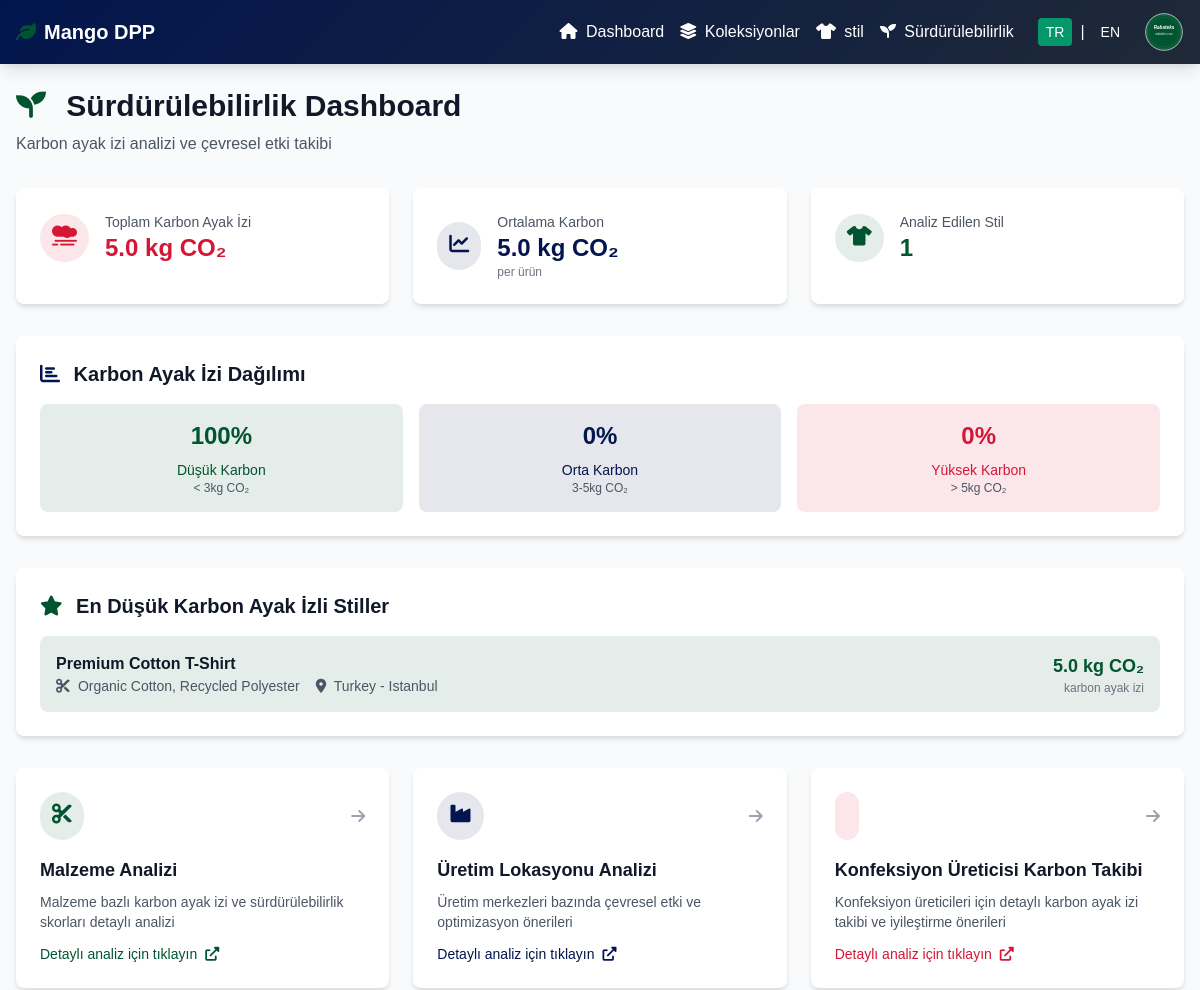
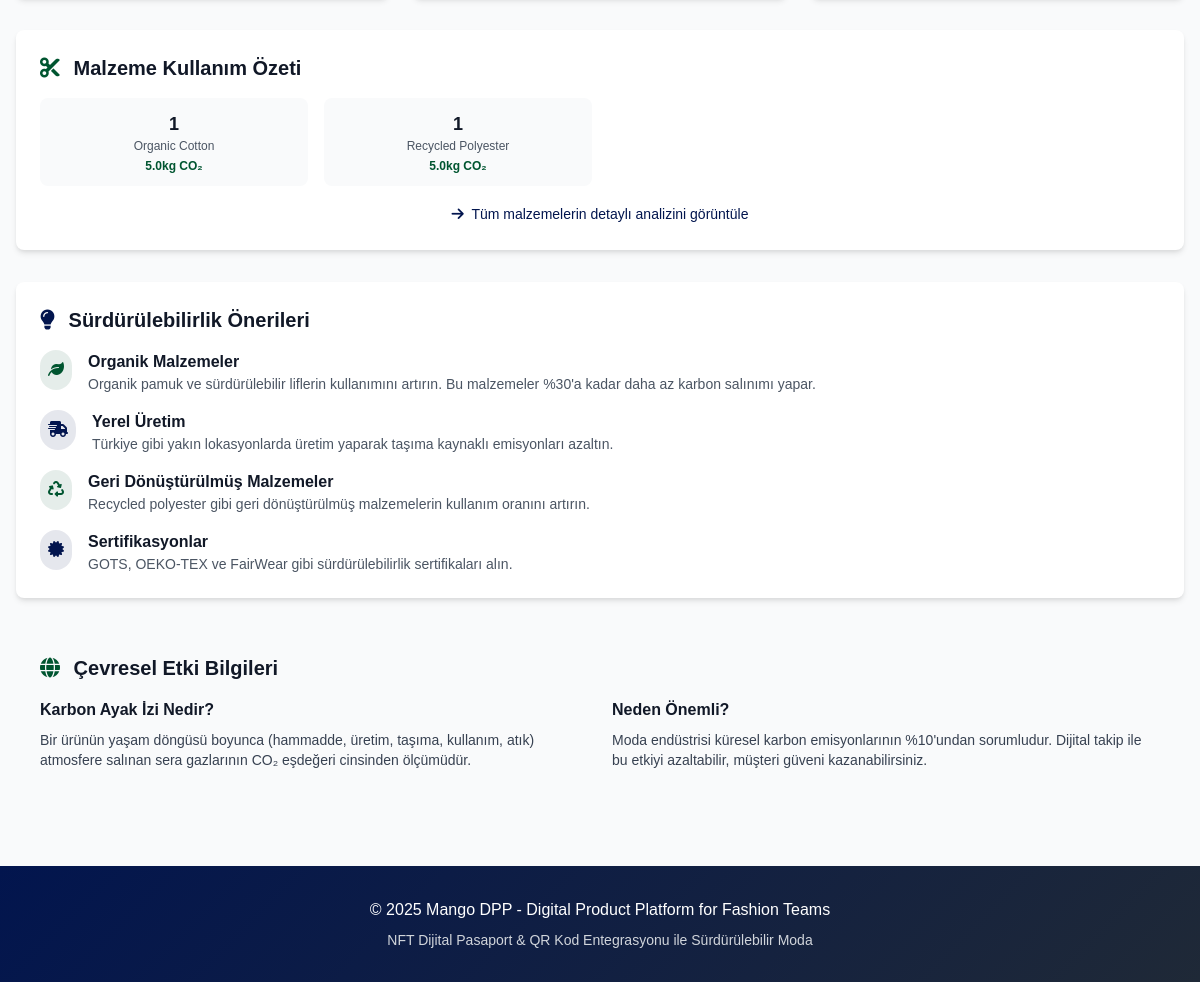
The app's page /sustainability with its own data (2 pictures, top to bottom).
### models.py (models this page shows)
class Style(Base):
    __tablename__ = "styles"
    id = Column(String, primary_key=True)
    name = Column(String, nullable=False)
    collection_id = Column(String, ForeignKey("collections.id"))
    category = Column(String, nullable=False)
    materials = Column(JSON)  # Store as JSON array
    target_price = Column(Float)
    production_location = Column(String)
    supplier = Column(String)
    carbon_footprint = Column(Float)
    status = Column(String, default="tasarım")
    image_url = Column(String)
    nft_id = Column(String)
    created_at = Column(DateTime, default=datetime.utcnow)
    collection = relationship("Collection", back_populates="styles")

### main.py (the view)
@app.get("/sustainability")
async def sustainability_page(request: Request, db: Session = Depends(get_db)):
    lang = get_language(request)
    styles = mango_dpp.get_styles(db)
    total_carbon = sum([style.carbon_footprint or 0 for style in styles])
    avg_carbon = total_carbon / len(styles) if styles else 0
    low_carbon_styles = sorted(styles, key=lambda x: x.carbon_footprint or 0)[:5]
    low_carbon_count = len([s for s in styles if (s.carbon_footprint or 0) < 3])
    medium_carbon_count = len([s for s in styles if 3 <= (s.carbon_footprint or 0) <= 5])
    high_carbon_count = len([s for s in styles if (s.carbon_footprint or 0) > 5])
    material_analysis = {}
    for style in styles:
        for material in style.materials or []:
            if material not in material_analysis:
                material_analysis[material] = {"count": 0, "total_carbon": 0}
            material_analysis[material]["count"] += 1
            material_analysis[material]["total_carbon"] += style.carbon_footprint or 0
    for material in material_analysis:
        material_analysis[material]["avg_carbon"] = round(
            material_analysis[material]["total_carbon"] / material_analysis[material]["count"], 2
        )
    response = templates.TemplateResponse("sustainability.html", {
        "request": request,
        "total_carbon": round(total_carbon, 2),
        "avg_carbon": round(avg_carbon, 2),
        "low_carbon_styles": low_carbon_styles,
        "total_styles": len(styles),
        "low_carbon_count": low_carbon_count,
        "medium_carbon_count": medium_carbon_count,
        "high_carbon_count": high_carbon_count,
        "material_analysis": material_analysis,
        "lang": lang,
        "t": get_all_texts(lang)
    })
    response.headers["Content-Type"] = "text/html; charset=utf-8"
    return response

### templates/sustainability.html (shortened to what this page needs)
{% extends "base.html" %}
{% block content %}
<div class="mb-8">
    <h1 class="text-3xl font-bold text-gray-900 mb-2">
        <i class="fas fa-seedling text-primary mr-3"></i>
        {{ t['sustainability_title'] }}
    </h1>
    <p class="text-gray-600">{{ t['sustainability_subtitle'] }}</p>
</div>
<div class="grid grid-cols-1 md:grid-cols-3 gap-6 mb-8">
    <div class="bg-white rounded-lg shadow-md p-6 card-hover">
        <div class="flex items-center">
            <div class="p-3 rounded-full bg-secondary-light text-secondary">
                <i class="fas fa-smog text-xl"></i>
            </div>
            <div class="ml-4">
                <p class="text-sm font-medium text-gray-600">{{ t['total_carbon'] }}</p>
                <p class="text-2xl font-semibold text-secondary">{{ total_carbon }} kg CO₂</p>
            </div>
        </div>
    </div>
    <div class="bg-white rounded-lg shadow-md p-6 card-hover">
        <div class="flex items-center">
            <div class="p-3 rounded-full bg-navy-light text-navy">
                <i class="fas fa-chart-line text-xl"></i>
            </div>
            <div class="ml-4">
                <p class="text-sm font-medium text-gray-600">{{ t['avg_carbon'] }}</p>
                <p class="text-2xl font-semibold text-navy">{{ avg_carbon }} kg CO₂</p>
                <p class="text-xs text-gray-500">{{ t['per_product'] }}</p>
            </div>
        </div>
    </div>
    <div class="bg-white rounded-lg shadow-md p-6 card-hover">
        <div class="flex items-center">
            <div class="p-3 rounded-full bg-primary-light text-primary">
                <i class="fas fa-tshirt text-xl"></i>
            </div>
            <div class="ml-4">
                <p class="text-sm font-medium text-gray-600">{{ t['analyzed_styles'] }}</p>
                <p class="text-2xl font-semibold text-primary">{{ total_styles }}</p>
            </div>
        </div>
    </div>
</div>
{% if total_styles > 0 %}
<div class="bg-white rounded-lg shadow-md p-6 mb-8">
    <h2 class="text-xl font-semibold text-gray-900 mb-4">
        <i class="fas fa-chart-bar text-navy mr-2"></i>
        {{ t['carbon_distribution'] }}
    </h2>
    <div class="grid grid-cols-1 md:grid-cols-3 gap-4">
        <div class="text-center p-4 bg-primary-light rounded-lg">
            <div class="text-2xl font-bold text-primary mb-2">
                {% set low_carbon = low_carbon_styles|length %}
                {{ (low_carbon / total_styles * 100)|round|int }}%
            </div>
            <p class="text-sm text-primary">{{ t['low_carbon'] }}</p>
            <p class="text-xs text-gray-600">&lt; 3kg CO₂</p>
        </div>
        <div class="text-center p-4 bg-navy-light rounded-lg">
            <div class="text-2xl font-bold text-navy mb-2">
                {% set medium_carbon = 0 %}
                {% for style in low_carbon_styles %}
                    {% if style.carbon_footprint >= 3 and style.carbon_footprint <= 5 %}
                        {% set medium_carbon = medium_carbon + 1 %}
                    {% endif %}
                {% endfor %}
                {{ (medium_carbon / total_styles * 100)|round|int }}%
            </div>
            <p class="text-sm text-navy">{{ t['medium_carbon'] }}</p>
            <p class="text-xs text-gray-600">3-5kg CO₂</p>
        </div>
        <div class="text-center p-4 bg-secondary-light rounded-lg">
            <div class="text-2xl font-bold text-secondary mb-2">
                {% set high_carbon = 0 %}
                {% for style in low_carbon_styles %}
                    {% if style.carbon_footprint > 5 %}
                        {% set high_carbon = high_carbon + 1 %}
                    {% endif %}
                {% endfor %}
                {{ (high_carbon / total_styles * 100)|round|int }}%
            </div>
            <p class="text-sm text-secondary">{{ t['high_carbon'] }}</p>
            <p class="text-xs text-gray-600">&gt; 5kg CO₂</p>
        </div>
    </div>
</div>
<div class="bg-white rounded-lg shadow-md p-6 mb-8">
    <h2 class="text-xl font-semibold text-gray-900 mb-4">
        <i class="fas fa-star text-primary mr-2"></i>
        {{ t['lowest_carbon_styles'] }}
    </h2>
    <div class="space-y-4">
        {% for style in low_carbon_styles %}
        <div class="flex items-center justify-between p-4 bg-primary-light rounded-lg">
            <div>
                <h3 class="font-semibold text-gray-900">{{ style.name }}</h3>
                <div class="flex items-center space-x-4 text-sm text-gray-600">
                    <span>
                        <i class="fas fa-cut mr-1"></i>
                        {{ style.materials|join(", ") if style.materials else '' }}
                    </span>
                    <span>
                        <i class="fas fa-map-marker-alt mr-1"></i>
                        {{ style.production_location }}
                    </span>
                </div>
            </div>
            <div class="text-right">
                <div class="text-lg font-bold text-primary">{{ style.carbon_footprint }} kg CO₂</div>
                <div class="text-xs text-gray-500">karbon ayak izi</div>
            </div>
        </div>
        {% endfor %}
    </div>
</div>
<div class="grid grid-cols-1 md:grid-cols-2 lg:grid-cols-3 gap-6 mb-8">
    <a href="/sustainability/materials" class="bg-white rounded-lg shadow-md p-6 card-hover block group">
        <div class="flex items-center justify-between mb-4">
            <div class="p-3 bg-primary-light rounded-full">
                <i class="fas fa-cut text-primary text-xl"></i>
            </div>
            <i class="fas fa-arrow-right text-gray-400 group-hover:text-primary transition-colors"></i>
        </div>
        <h3 class="text-lg font-semibold text-gray-900 mb-2">{{ t['materials_analysis'] }}</h3>
        <p class="text-gray-600 text-sm">{{ t['materials_analysis_desc'] }}</p>
        <div class="mt-3 flex items-center text-sm text-primary">
            <span>{{ t['detailed_analysis_click'] }}</span>
            <i class="fas fa-external-link-alt ml-2"></i>
        </div>
    </a>
    <a href="/sustainability/production" class="bg-white rounded-lg shadow-md p-6 card-hover block group">
        <div class="flex items-center justify-between mb-4">
            <div class="p-3 bg-navy-light rounded-full">
                <i class="fas fa-industry text-navy text-xl"></i>
            </div>
            <i class="fas fa-arrow-right text-gray-400 group-hover:text-navy transition-colors"></i>
        </div>
        <h3 class="text-lg font-semibold text-gray-900 mb-2">{{ t['production_analysis'] }}</h3>
        <p class="text-gray-600 text-sm">{{ t['production_analysis_desc'] }}</p>
        <div class="mt-3 flex items-center text-sm text-navy">
            <span>{{ t['detailed_analysis_click'] }}</span>
            <i class="fas fa-external-link-alt ml-2"></i>
        </div>
    </a>
    <a href="/sustainability/carbon-followup" class="bg-white rounded-lg shadow-md p-6 card-hover block group">
        <div class="flex items-center justify-between mb-4">
            <div class="p-3 bg-secondary-light rounded-full">
            </div>
            <i class="fas fa-arrow-right text-gray-400 group-hover:text-secondary transition-colors"></i>
        </div>
        <h3 class="text-lg font-semibold text-gray-900 mb-2">{{ t['carbon_followup_title'] }}</h3>
        <p class="text-gray-600 text-sm">{{ t['carbon_followup_subtitle'] }}</p>
        <div class="mt-3 flex items-center text-sm text-secondary">
            <span>{{ t['detailed_analysis_click'] }}</span>
            <i class="fas fa-external-link-alt ml-2"></i>
        </div>
    </a>
</div>
{% if material_analysis %}
<div class="bg-white rounded-lg shadow-md p-6 mb-8">
    <h2 class="text-xl font-semibold text-gray-900 mb-4">
        <i class="fas fa-cut text-primary mr-2"></i>
        {{ t['material_usage_summary'] }}
    </h2>
    <div class="grid grid-cols-2 md:grid-cols-4 gap-4">
        {% for material, data in material_analysis.items() %}
        <div class="text-center p-3 bg-gray-50 rounded-lg">
            <div class="text-lg font-bold text-gray-900">{{ data.count }}</div>
            <div class="text-xs text-gray-600 capitalize">{{ material }}</div>
            <div class="text-xs text-primary font-semibold mt-1">{{ data.avg_carbon }}kg CO₂</div>
        </div>
        {% endfor %}
    </div>
    <div class="mt-4 text-center">
        <a href="/sustainability/materials" class="text-navy hover:text-primary text-sm">
            <i class="fas fa-arrow-right mr-1"></i>
            Tüm malzemelerin detaylı analizini görüntüle
        </a>
    </div>
</div>
{% endif %}
<div class="bg-white rounded-lg shadow-md p-6">
    <h2 class="text-xl font-semibold text-gray-900 mb-4">
        <i class="fas fa-lightbulb text-navy mr-2"></i>
        {{ t['sustainability_recommendations'] }}
    </h2>
    <div class="space-y-4">
        <div class="flex items-start">
            <div class="p-2 bg-primary-light rounded-full mr-4">
                <i class="fas fa-leaf text-primary"></i>
            </div>
            <div>
                <h3 class="font-semibold text-gray-900">{{ t['organic_materials'] }}</h3>
                <p class="text-gray-600 text-sm">Organik pamuk ve sürdürülebilir liflerin kullanımını artırın. Bu malzemeler %30'a kadar daha az karbon salınımı yapar.</p>
            </div>
        </div>
        <div class="flex items-start">
            <div class="p-2 bg-navy-light rounded-full mr-4">
                <i class="fas fa-shipping-fast text-navy"></i>
            </div>
            <div>
                <h3 class="font-semibold text-gray-900">{{ t['local_production'] }}</h3>
                <p class="text-gray-600 text-sm">Türkiye gibi yakın lokasyonlarda üretim yaparak taşıma kaynaklı emisyonları azaltın.</p>
            </div>
        </div>
        <div class="flex items-start">
            <div class="p-2 bg-primary-light rounded-full mr-4">
                <i class="fas fa-recycle text-primary"></i>
            </div>
            <div>
                <h3 class="font-semibold text-gray-900">{{ t['recycled_materials'] }}</h3>
                <p class="text-gray-600 text-sm">Recycled polyester gibi geri dönüştürülmüş malzemelerin kullanım oranını artırın.</p>
            </div>
        </div>
        <div class="flex items-start">
            <div class="p-2 bg-navy-light rounded-full mr-4">
                <i class="fas fa-certificate text-navy"></i>
            </div>
            <div>
                <h3 class="font-semibold text-gray-900">{{ t['certifications'] }}</h3>
                <p class="text-gray-600 text-sm">GOTS, OEKO-TEX ve FairWear gibi sürdürülebilirlik sertifikaları alın.</p>
            </div>
        </div>
    </div>
</div>
{% endif %}
<div class="mt-8 bg-gradient-to-r from-primary-light to-navy-light rounded-lg p-6">
    <h2 class="text-xl font-semibold text-gray-900 mb-4">
        <i class="fas fa-globe text-primary mr-2"></i>
        {{ t['environmental_impact_info'] }}
    </h2>
    <div class="grid grid-cols-1 md:grid-cols-2 gap-6">
        <div>
            <h3 class="font-semibold text-gray-900 mb-2">{{ t['what_is_carbon_footprint'] }}</h3>
            <p class="text-gray-700 text-sm">
                {{ t['carbon_footprint_definition'] }}
            </p>
        </div>
        <div>
            <h3 class="font-semibold text-gray-900 mb-2">{{ t['why_important'] }}</h3>
            <p class="text-gray-700 text-sm">
                {{ t['why_important_text'] }}
            </p>
        </div>
    </div>
</div>
{% endblock %}

### templates/base.html (style rules this page uses)
* { font-family: Arial, sans-serif; }
:root { --color-primary: #005530; --color-secondary: #D51635; --color-navy: #02154e; --color-primary-light: rgba(0, 85, 48, 0.1); --color-secondary-light: rgba(213, 22, 53, 0.1); --color-navy-light: rgba(2, 21, 78, 0.1); }
.card-hover { transition: all 0.3s ease; }
.bg-primary-light { background-color: var(--color-primary-light) !important; }
.text-primary { color: var(--color-primary) !important; }
.bg-secondary-light { background-color: var(--color-secondary-light) !important; }
.text-secondary { color: var(--color-secondary) !important; }
.bg-navy-light { background-color: var(--color-navy-light) !important; }
.text-navy { color: var(--color-navy) !important; }

### records on screen
Style: name "Premium Cotton T-Shirt", materials "Organic Cotton, Recycled Polyester", production_location "Turkey - Istanbul", carbon_footprint "5.0"

### other values on screen
{{ t.dashboard if t else "Dashboard" }} "Dashboard"
{{ t.collections if t else "Collections" }} "Koleksiyonlar"
{{ t.styles if t else "Styles" }} "stil"
{{ t.sustainability if t else "Sustainability" }} "Sürdürülebilirlik"
{{ t['sustainability_title'] }} "Sürdürülebilirlik Dashboard"
{{ t['sustainability_subtitle'] }} "Karbon ayak izi analizi ve çevresel etki takibi"
{{ t['total_carbon'] }} "Toplam Karbon Ayak İzi"
{{ total_carbon }} "5.0"
{{ t['avg_carbon'] }} "Ortalama Karbon"
{{ avg_carbon }} "5.0"
{{ t['per_product'] }} "per ürün"
{{ t['analyzed_styles'] }} "Analiz Edilen Stil"
{{ total_styles }} "1"
{{ t['carbon_distribution'] }} "Karbon Ayak İzi Dağılımı"
{{ (low_carbon / total_styles * 100)|round|int }} "100"
